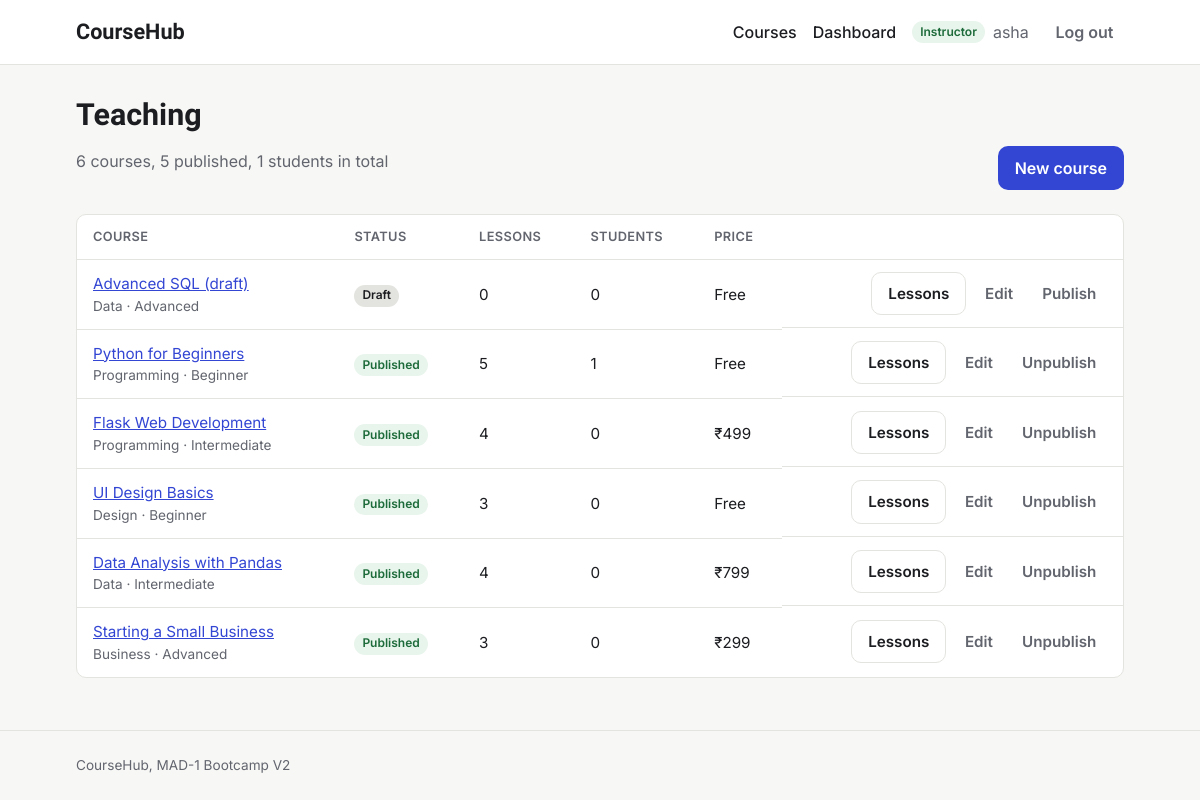
The page /instructor/dashboard (signed in) on the database as committed earlier.
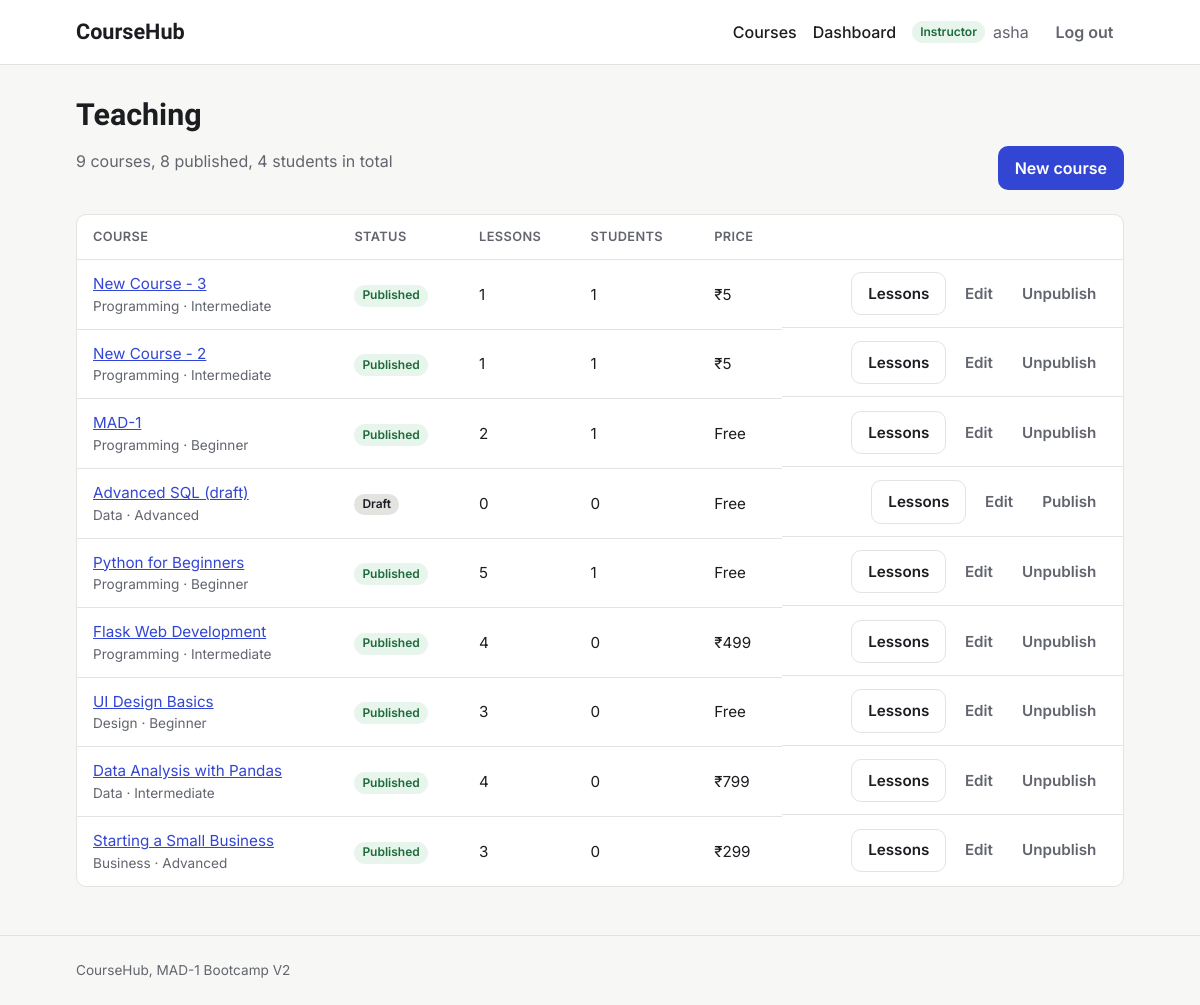
The same page on the database as committed later.
### models.py (models this page shows, shortened)
class User(db.Model):
    id = db.Column(db.Integer, primary_key=True)
    username = db.Column(db.String(80), unique=True, nullable=False)
    email = db.Column(db.String(120), unique=True, nullable=False)
    password_hash = db.Column(db.String(256), nullable=False)
    role = db.Column(db.String(20), nullable=False, default="student")
    bio = db.Column(db.Text)
    avatar = db.Column(db.String(200))
    created_at = db.Column(db.DateTime, default=utc_now)
    is_active = db.Column(db.Boolean, default=True)
    taught_courses = db.relationship("Course", backref="instructor", lazy=True)
    enrollments = db.relationship(
        "Enrollment", backref="student", cascade="all, delete-orphan"
    )
    completions = db.relationship(
        "LessonCompletion", backref="student", cascade="all, delete-orphan"
    )

class Course(db.Model):
    id = db.Column(db.Integer, primary_key=True)
    title = db.Column(db.String(200), nullable=False)
    slug = db.Column(db.String(200), unique=True, nullable=False)
    description = db.Column(db.Text)
    short_description = db.Column(db.String(500))
    thumbnail = db.Column(db.String(300))
    price = db.Column(db.Float, default=0.0)
    category = db.Column(db.String(50))
    level = db.Column(db.String(20))
    is_published = db.Column(db.Boolean, default=False)
    is_featured = db.Column(db.Boolean, default=False)
    instructor_id = db.Column(db.Integer, db.ForeignKey("user.id"), nullable=False)
    created_at = db.Column(db.DateTime, default=utc_now)
    updated_at = db.Column(db.DateTime, default=utc_now, onupdate=utc_now)
    lessons = db.relationship(
        "Lesson",
        backref="course",
        cascade="all, delete-orphan",
        order_by="Lesson.order",
    )
    enrollments = db.relationship(
        "Enrollment", backref="course", cascade="all, delete-orphan"
    )

### routes/instructor.py (the view)
@bp.route("/instructor/dashboard")
@instructor_required
def dashboard():
    courses = sorted(g.user.taught_courses, key=lambda c: c.created_at, reverse=True)
    return render_template("instructor_dashboard.html", courses=courses)

### helpers.py (called while the page is built)
def login_required(view):
    @wraps(view)
    def wrapped(*args, **kwargs):
        if g.user is None:
            flash("Please log in to continue.", "warning")
            return redirect(url_for("auth.login", next=request.full_path))
        return view(*args, **kwargs)
    return wrapped

def role_required(*roles):
    def decorator(view):
        @wraps(view)
        @login_required
        def wrapped(*args, **kwargs):
            if g.user.role not in roles:
                abort(403)
            return view(*args, **kwargs)
        return wrapped
    return decorator

### templates/instructor_dashboard.html (shortened to what this page needs)
{% extends "base.html" %}
{% block content %}
<div class="page-header page-header-row">
  <div>
    <h1>Teaching</h1>
    <p class="muted">
      {{ courses|length }} course{{ '' if courses|length == 1 else 's' }},
      {{ courses|selectattr('is_published')|list|length }} published,
      {{ courses|map(attribute='enrollments')|map('length')|sum }} students in total
    </p>
  </div>
  <a class="btn btn-primary" href="{{ url_for('instructor.course_create') }}">New course</a>
</div>
{% if courses %}
  <div class="table-wrap">
    <table class="table">
      <thead>
        <tr>
          <th scope="col">Course</th>
          <th scope="col">Status</th>
          <th scope="col">Lessons</th>
          <th scope="col">Students</th>
          <th scope="col">Price</th>
          <th scope="col"><span class="visually-hidden">Actions</span></th>
        </tr>
      </thead>
      <tbody>
        {% for course in courses %}
          <tr>
            <td>
              <a href="{{ url_for('courses.course_detail', slug=course.slug) }}">{{ course.title }}</a>
              <div class="muted small">{{ (course.category or '')|capitalize }} · {{ (course.level or '')|capitalize }}</div>
            </td>
            <td>
              {% if course.is_published %}
                <span class="badge badge-published">Published</span>
              {% else %}
                <span class="badge badge-draft">Draft</span>
              {% endif %}
            </td>
            <td>{{ course.lessons|length }}</td>
            <td>{{ course.enrollments|length }}</td>
            <td>{{ course.price|price }}</td>
            <td class="actions">
              <a class="btn btn-secondary" href="{{ url_for('instructor.lesson_list', course_id=course.id) }}">Lessons</a>
              <a class="btn btn-ghost" href="{{ url_for('instructor.course_edit', course_id=course.id) }}">Edit</a>
              <form method="post" action="{{ url_for('instructor.toggle_publish', course_id=course.id) }}" class="inline-form">
                <button type="submit" class="btn btn-ghost">{{ 'Unpublish' if course.is_published else 'Publish' }}</button>
              </form>
            </td>
          </tr>
        {% endfor %}
      </tbody>
    </table>
  </div>
{% else %}
  <div class="empty-state">
    <h2>You haven't created a course yet</h2>
    <p class="muted">Start with the basics: a title, a category and a level.</p>
    <a class="btn btn-primary" href="{{ url_for('instructor.course_create') }}">Create your first course</a>
  </div>
{% endif %}
{% endblock %}

### templates/base.html (shortened to what this page needs)
<!DOCTYPE html>
<html lang="en">
<head>
  <link rel="stylesheet" href="{{ url_for('static', filename='style.css') }}">
</head>
<body>
  <header class="navbar">
    <div class="container navbar-inner">
      <a class="brand" href="{{ url_for('courses.home') }}">CourseHub</a>
      <nav aria-label="Main">
        <ul class="nav-links">
          <li><a href="{{ url_for('courses.course_list') }}">Courses</a></li>
          {% if current_user %}
            <li><a href="{{ url_for('auth.dashboard') }}">Dashboard</a></li>
            <li class="nav-user">
              <span class="badge badge-{{ current_user.role }}">{{ current_user.role|capitalize }}</span>
              {{ current_user.username }}
            </li>
            <li>
              <form action="{{ url_for('auth.logout') }}" method="post" class="inline-form">
                <button type="submit" class="btn btn-ghost">Log out</button>
              </form>
            </li>
          {% else %}
            <li><a href="{{ url_for('auth.login') }}">Log in</a></li>
            <li><a class="btn btn-primary" href="{{ url_for('auth.register') }}">Sign up</a></li>
          {% endif %}
        </ul>
      </nav>
    </div>
  </header>
  <main id="main" class="container">
    {% block content %}{% endblock %}
  </main>
  <footer class="footer">
    <div class="container">CourseHub, MAD-1 Bootcamp V2</div>
  </footer>
</body>
</html>

### static/style.css (style rules this page uses)
:root { --font-display: "Bricolage Grotesque", ui-sans-serif, system-ui, sans-serif; --font-body: "Inter", ui-sans-serif, system-ui, -apple-system, "Segoe UI", Roboto, sans-serif; --color-bg: #f7f7f5; --color-surface: #ffffff; --color-text: #1c1d21; --color-muted: #62656e; --color-border: #e3e3df; --color-primary: #3346d3; --color-primary-hover: #2636b0; --color-focus: #8a96ff; --color-success-bg: #e8f5ec; --color-success-text: #1d6b3a; --color-error-bg: #fdecec; --color-error-text: #a12626; --color-warning-bg: #fff6e0; --color-warning-text: #8a5a00; --color-info-bg: #eaf0fd; --color-info-text: #244a9e; --radius: 10px; --space-1: 0.25rem; --space-2: 0.5rem; --space-3: 0.75rem; --space-4: 1rem; --space-6: 1.5rem; --space-8: 2rem; --space-12: 3rem; --shadow: 0 1px 2px rgba(0, 0, 0, 0.04), 0 2px 8px rgba(0, 0, 0, 0.04); }
*, *::before, *::after { box-sizing: border-box; }
body { margin: 0; min-height: 100vh; display: flex; flex-direction: column; font-family: var(--font-body); font-size: 1rem; line-height: 1.55; color: var(--color-text); background: var(--color-bg); }
h1, h2, h3 { font-family: var(--font-display); line-height: 1.2; margin: 0 0 var(--space-2); }
h1 { font-size: 1.9rem; }
a { color: var(--color-primary); }
.container { width: 100%; max-width: 1080px; margin: 0 auto; padding: 0 var(--space-4); }
main.container { flex: 1; padding-top: var(--space-8); padding-bottom: var(--space-12); }
.muted { color: var(--color-muted); }
.navbar { background: var(--color-surface); border-bottom: 1px solid var(--color-border); }
.navbar-inner { display: flex; flex-wrap: wrap; align-items: center; justify-content: space-between; gap: var(--space-3); min-height: 64px; }
.brand { font-family: var(--font-display); font-weight: 700; font-size: 1.35rem; color: var(--color-text); text-decoration: none; }
.nav-links { display: flex; flex-wrap: wrap; align-items: center; gap: var(--space-4); margin: 0; padding: 0; list-style: none; }
.nav-links a:not(.btn) { color: var(--color-text); text-decoration: none; font-weight: 500; }
.nav-user { display: flex; align-items: center; gap: var(--space-2); color: var(--color-muted); }
.inline-form { margin: 0; }
.btn { display: inline-block; padding: 0.55rem 1rem; border: 1px solid transparent; border-radius: var(--radius); font: inherit; font-weight: 600; text-decoration: none; cursor: pointer; transition: background-color 0.15s ease, border-color 0.15s ease; }
.btn-primary { background: var(--color-primary); color: #fff; }
.btn-secondary { background: var(--color-surface); border-color: var(--color-border); color: var(--color-text); }
.btn-ghost { background: transparent; color: var(--color-muted); padding: 0.4rem 0.6rem; }
.badge { display: inline-block; padding: 0.1rem 0.5rem; border-radius: 999px; font-size: 0.75rem; font-weight: 600; }
.badge-instructor { background: var(--color-success-bg); color: var(--color-success-text); }
.page-header { margin-bottom: var(--space-6); }
.footer { padding: var(--space-6) 0; border-top: 1px solid var(--color-border); color: var(--color-muted); font-size: 0.85rem; }
.badge-draft { background: var(--color-border); color: var(--color-text); }
.badge-published { background: var(--color-success-bg); color: var(--color-success-text); }
.small { font-size: 0.85rem; }
.page-header-row { display: flex; flex-wrap: wrap; align-items: flex-end; justify-content: space-between; gap: var(--space-4); }
.actions { display: flex; flex-wrap: wrap; align-items: center; gap: var(--space-2); }
.table-wrap { overflow-x: auto; background: var(--color-surface); border: 1px solid var(--color-border); border-radius: var(--radius); }
.table { width: 100%; border-collapse: collapse; font-size: 0.95rem; }
.table th, .table td { padding: var(--space-3) var(--space-4); border-bottom: 1px solid var(--color-border); text-align: left; vertical-align: middle; }
.table th { font-size: 0.8rem; font-weight: 600; text-transform: uppercase; letter-spacing: 0.03em; color: var(--color-muted); }
.table tbody tr:last-child td { border-bottom: 0; }
.table td.actions { justify-content: flex-end; }

Rows that differ between the two databases and show on the page:
added Course: title "New Course - 3", category "Programming", level "Intermediate", shows "Published", lessons|length "1", enrollments|length "1", price "₹5", is_published "Unpublish"
added Course: title "New Course - 2", category "Programming", level "Intermediate", shows "Published", lessons|length "1", enrollments|length "1", price "₹5", is_published "Unpublish"
added Course: title "MAD-1", category "Programming", level "Beginner", shows "Published", lessons|length "2", enrollments|length "1", price "Free", is_published "Unpublish"
Other text that changed with them:
{{ courses|length }}: "6" → "9"
{{ courses|selectattr('is_published')|list|length }}: "5" → "8"
{{ courses|map(attribute='enrollments')|map('length')|sum }}: "1" → "4"
